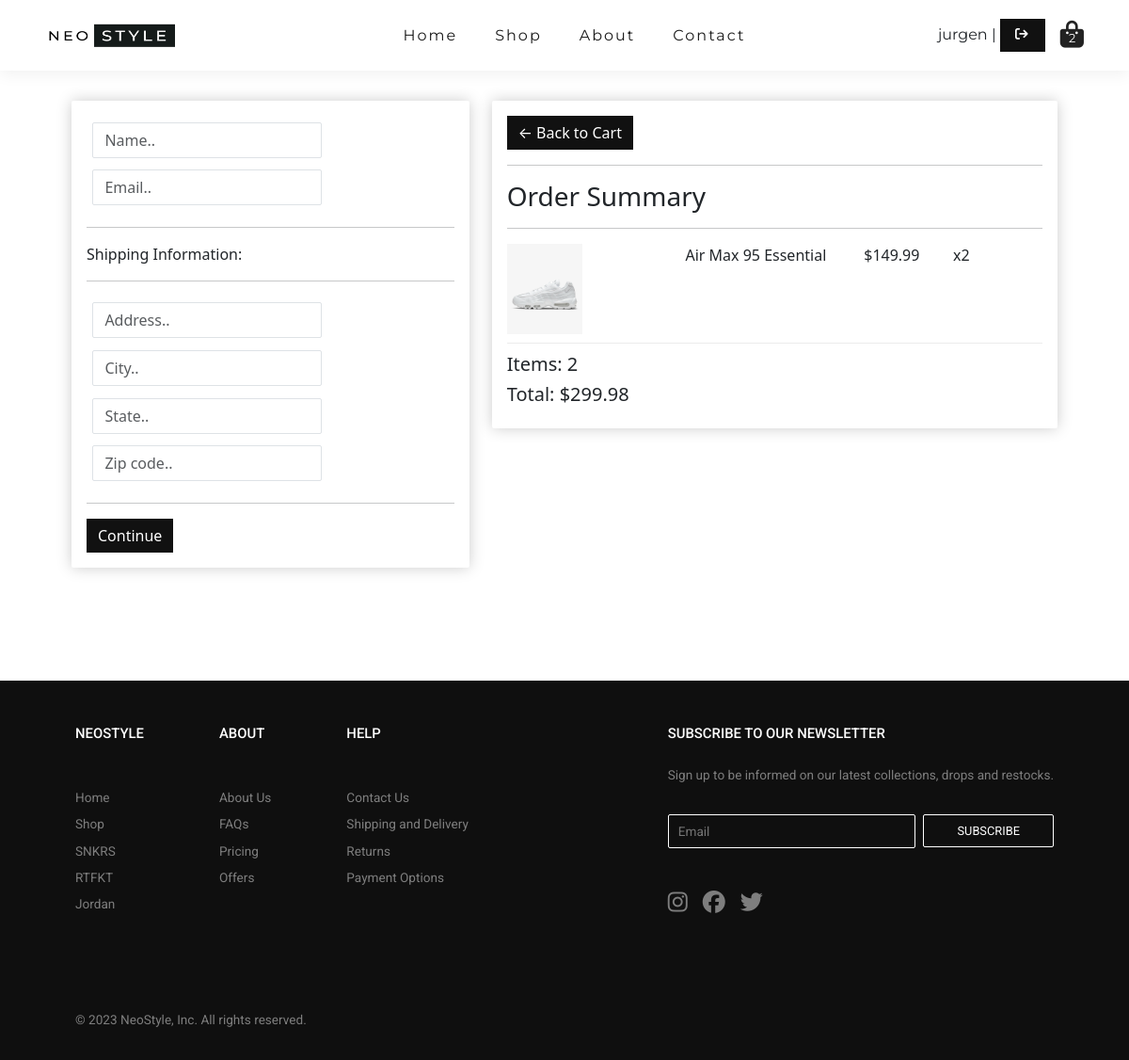
Screenshot of /checkout/ (signed in) with the database file from the repository.
### neoStyleApp/models.py (models this page shows, shortened)
class OrderItem(models.Model):
    product = models.ForeignKey(Product, on_delete=models.SET_NULL, null=True, blank=True)
    order = models.ForeignKey(Order, on_delete=models.SET_NULL, null=True)
    quantity = models.IntegerField(default=0, null=True, blank=True)
    date_added = models.DateTimeField(auto_now_add=True)
    @property
    def get_total(self):
        total = self.product.product_price * self.quantity
        return total

class Product(models.Model):
    product_name = models.CharField(max_length=60, null=True, blank=True)
    product_category = models.CharField(max_length=60, null=True, blank=True)
    product_price = models.DecimalField(max_digits=5, decimal_places=2, null=True, blank=True)
    product_id = models.AutoField(primary_key=True)
    product_image = models.ImageField(upload_to="product/", null=True, blank=True)
    product_image2 = models.ImageField(upload_to="product/", null=True, blank=True)
    product_image3 = models.ImageField(upload_to="product/", null=True, blank=True)
    product_image4 = models.ImageField(upload_to="product/", null=True, blank=True)
    product_description = models.TextField(max_length=1000, null=True, blank=True)
    product_color = models.ManyToManyField(Color)
    product_size = models.ManyToManyField(Size)
    product_filter = models.ForeignKey(Filter, on_delete=models.CASCADE, null=True, blank=True)
    product_brand = models.ForeignKey(Brand, on_delete=models.CASCADE, null=True, blank=True)
    product_gender = models.ForeignKey(Gender, on_delete=models.CASCADE, null=True, blank=True)

class Order(models.Model):
	customer = models.ForeignKey(Customer, on_delete=models.SET_NULL, null=True, blank=True)
	date_ordered = models.DateTimeField(auto_now_add=True)
	complete = models.BooleanField(default=False)
	transaction_id = models.CharField(max_length=100, null=True)
	@property
	def shipping(self):
		shipping = True
		return shipping
	@property
	def get_cart_total(self):
		orderitems = self.orderitem_set.all()
		total = sum([item.get_total for item in orderitems])
		return total
	@property
	def get_cart_items(self):
		orderitems = self.orderitem_set.all()
		total = sum([item.quantity for item in orderitems])
		return total

### neoStyleApp/views.py (the view)
def checkout_view(request):
    if request.user.is_authenticated:
        customer = request.user.customer
        order, created = Order.objects.get_or_create(customer=customer, complete=False)
        items = order.orderitem_set.all()
        cartItems = order.get_cart_items
    else:
        cookieData = cookieCart(request)
        cartItems = cookieData['cartItems']
        order = cookieData['order']
        items = cookieData['items']
    context = {'items':items, 'order':order, 'cartItems':cartItems,}
    return render(request, 'checkout.html', context)

### neoStyleApp/forms.py (shortened to what this page needs)
class NewsletterUserSignupForm(forms.ModelForm):
    email = forms.EmailField(label='', widget=forms.EmailInput(attrs={'placeholder': 'Email'}))
    class Meta:
        model = NewsletterUser
        fields = ['email',]

### neoStyleApp/context_processors.py (called while the page is built)
def my_context_processor(request):
    products = Product.objects.all()
    filters = Filter.objects.all()
    brands = Brand.objects.all()
    genders = Gender.objects.all()
    filter_id = request.GET.get('filters')
    brand_id = request.GET.get('brands')
    gender_id = request.GET.get('genders')
    if filter_id:
        products = products.filter(product_filter_id=filter_id)
    elif brand_id:
        products = products.filter(product_brand_id=brand_id)
    elif gender_id:
        products = products.filter(product_gender_id=gender_id)
    newsletter_signup(request)  # call the newsletter_signup view
    form = NewsletterUserSignupForm()  # create a new form instance
    return {'filters': filters, 'brands': brands, 'genders': genders, 'form': form,}

### neoStyleApp/views.py (called while the page is built, shortened)
def newsletter_signup(request):
    form = NewsletterUserSignupForm(request.POST or None)
    context = {
        'form': form,
    }
    return HttpResponse(context)

### neoStyleApp/templates/checkout.html (shortened to what this page needs)
<!DOCTYPE html>
{% extends 'base.html' %}
{% load static %}
{% block style %}
<link rel="stylesheet" href="{% static 'css/checkout.css' %}">
{% endblock %}
{% block content %}
<div class="content">
    <div class="row">
		<div class="col-lg-5">
			<div class="box-element" id="form-wrapper">
				<form id="form">
					<div id="user-info">
						<div class="form-field">
							<input required class="form-control" type="text" name="name" placeholder="Name..">
						</div>
						<div class="form-field">
							<input required class="form-control" type="email" name="email" placeholder="Email..">
						</div>
					</div>
					<div id="shipping-info">
						<hr>
						<p>Shipping Information:</p>
						<hr>
						<div class="form-field">
							<input class="form-control" type="text" name="address" placeholder="Address..">
						</div>
						<div class="form-field">
							<input class="form-control" type="text" name="city" placeholder="City..">
						</div>
						<div class="form-field">
							<input class="form-control" type="text" name="state" placeholder="State..">
						</div>
						<div class="form-field">
							<input class="form-control" type="text" name="zipcode" placeholder="Zip code..">
						</div>
					</div>
					<hr>
					<input id="form-button" class="btn btn-block" type="submit" value="Continue">
				</form>
			</div>
			<br>
		</div>
		<div class="col-lg-7">
			<div class="box-element">
				<a  class="btn" href="{% url 'cart' %}">&#x2190; Back to Cart</a>
				<hr>
				<h3>Order Summary</h3>
				<hr>
				{% for item in items %}
				<div class="cart-row">
					<div style="flex:2"><img class="row-image" src="{{item.product.product_image.url}}"></div>
					<div style="flex:2"><p>{{item.product.product_name}}</p></div>
					<div style="flex:1"><p>${{item.product.product_price}}</p></div>
					<div style="flex:1"><p>x{{item.quantity}}</p></div>
				</div>
				{% endfor %}
				<h5>Items:   {{order.get_cart_items}}</h5>
				<h5>Total:   ${{order.get_cart_total}}</h5>
			</div>
		</div>
	</div>
{% endblock %}

### templates/navbar.html (shortened to what this page needs)
<!DOCTYPE html>
{% load static %}
<section id="header">
    <a href="{% url 'home' %}"><img src="{% static 'images/logo.png' %}" id="logo"></a>
    <div id="nav">
        <ul id="navbar">
            <li><a href="{% url 'home' %}">Home</a></li>
            <li><a href="{% url 'products' %}">Shop</a>
            </li>
            <li><a href="{% url 'about' %}">About</a></li>
            <li><a href="{% url 'contact' %}">Contact</a></li>
        </ul>
    </div>
    <div class="login-block">
        <div class="gap-2">
            {% if user.is_authenticated %}
                {{user.username}} | <a href="{% url 'logout' %}" class="btn btn-dark register-btns"><i class="fa-solid fa-arrow-right-from-bracket"></i></a>
            {% else %}
                <a href="{% url 'login' %}" class="btn btn-dark register-btns"><i class="fa-solid fa-arrow-right-to-bracket"></i></a>
                <a href="{% url 'register' %}" class="btn btn-dark register-btns"><i class="fa-solid fa-user-plus"></i></a>
            {% endif  %}
        </div>
        <a href="{% url 'cart' %}">
            <div class="cart-tot">
                <i class="fa-solid fa-bag-shopping" id="cart-icon"></i>
                <span id="cart-total">{{ cartItems }}</span>
            </div>
        </a>
    </div>
</section>

### neoStyleApp/static/css/navbar_footer.css (style rules this page uses)
#logo { width: 9rem; height: 1.8rem; }
#header { display: flex; justify-content: space-between; align-items: center; padding: 1.25rem 3rem; box-shadow: 0 0.25rem 1rem rgba(0, 0, 0, 0.06); font-family: 'Montserrat', sans-serif; position: sticky; top: 0; left: 0; z-index: 999; background-color: white; }
#nav { display: flex; justify-content: center; align-items: center; }
#navbar { display: flex; justify-content: space-between; align-items: center; }
#navbar li { list-style: none; padding: 0 1.25rem; position: relative; margin-bottom: -1rem; letter-spacing: 0.125rem; }
#navbar li a { text-decoration: none; font-size: 1rem; font-weight: 400; color: #1a1a1a; transition: 0.3s ease }
#cart-icon { color: #222; font-size: 1.8rem; }
.cart-tot { position: relative; }
#cart-total { position: absolute; top: 30%; left: 37%; display: block; text-align: center; color:#fff; font-size: 0.8rem; }
.login-block { display: flex; gap: 1rem; z-index: 4; justify-content: center; align-items: center; }
.register-btns { border-radius: 2px; font-size: 0.85rem; width: 3rem; height: 2.2rem; transition: 0.3s ease; letter-spacing: 0.125rem; }
footer input { width: 65%; height: 2.25rem; padding: 0 0.625rem; color: #fff; background-color: transparent; border: 1px solid #fff; border-radius: 2px; outline: none; }
.form-control { border-radius: 2px; }

### neoStyleApp/static/css/checkout.css (style rules this page uses)
.box-element { box-shadow:hsl(0, 0%, 80%) 0 0 1rem; background-color: #fff; border-radius: 2px; padding: 1rem; }
.row { justify-content: center; margin: 2rem 4rem; }
.btn { border-radius: 0; background-color: #111; color: #fff; border: none; }
.form-control { border-radius: 2px; }
.form-field { width:16rem; display: inline-block; padding: 0.4rem; }
.row-image { width: 5rem; height:6rem; }
.cart-row { display: flex; align-items: flex-stretch; padding-bottom: 0.6rem; margin-bottom: 0.6rem; border-bottom: 1px solid #ececec; }

### rows the page displays
OrderItem: product.product_image (picture), product.product_name "Air Max 95 Essential", product.product_price "149.99", quantity "2"
Order: get_cart_items "2", get_cart_total "299.98"

### other values shown
{{ user.username }} "jurgen"
{{ cartItems }} "2"
